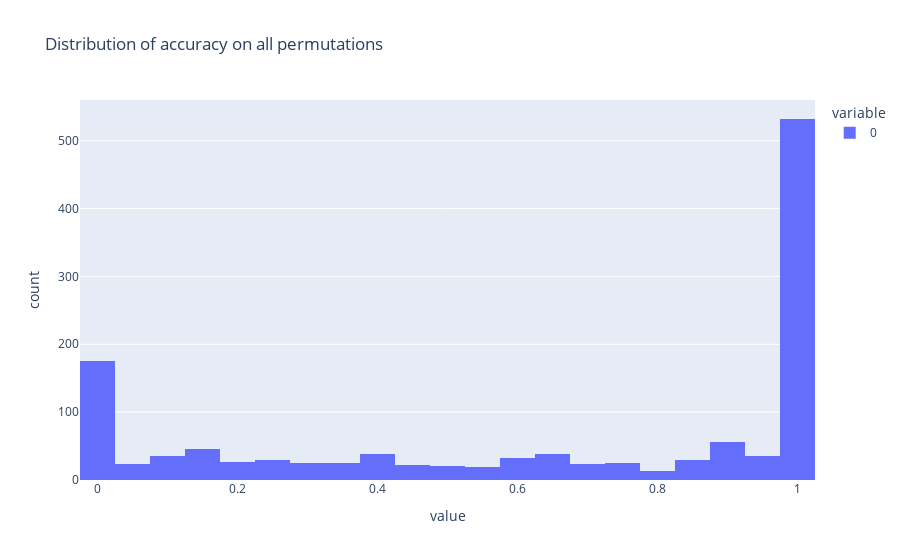

Notebook code for this chart:
### Code cell
dist = metrics_allp['is_correct'].reshape(-1, 24).mean(-1)

px.histogram(dist, title='Distribution of accuracy on all permutations')

### Figure 1 — Plotly figure (JSON) as saved in the notebook; plotly's stock layout.template omitted (floating-point values rounded to 4 significant figures; data arrays with more than 128 entries replaced by an {"elided": "..."} marker saying what was removed)
{"data": [{"alignmentgroup": "True", "bingroup": "x", "hovertemplate": "variable=0<br>value=%{x}<br>count=%{y}<extra></extra>", "legendgroup": "0", "marker": {"color": "#636efa", "pattern": {"shape": ""}}, "name": "0", "offsetgroup": "0", "orientation": "v", "showlegend": true, "type": "histogram", "x": {"elided": "1273 float values"}, "xaxis": "x", "yaxis": "y"}], "layout": {"barmode": "relative", "legend": {"title": {"text": "variable"}, "tracegroupgap": 0}, "title": {"text": "Distribution of accuracy on all permutations"}, "xaxis": {"anchor": "y", "domain": [0, 1], "title": {"text": "value"}}, "yaxis": {"anchor": "x", "domain": [0, 1], "title": {"text": "count"}}}}
